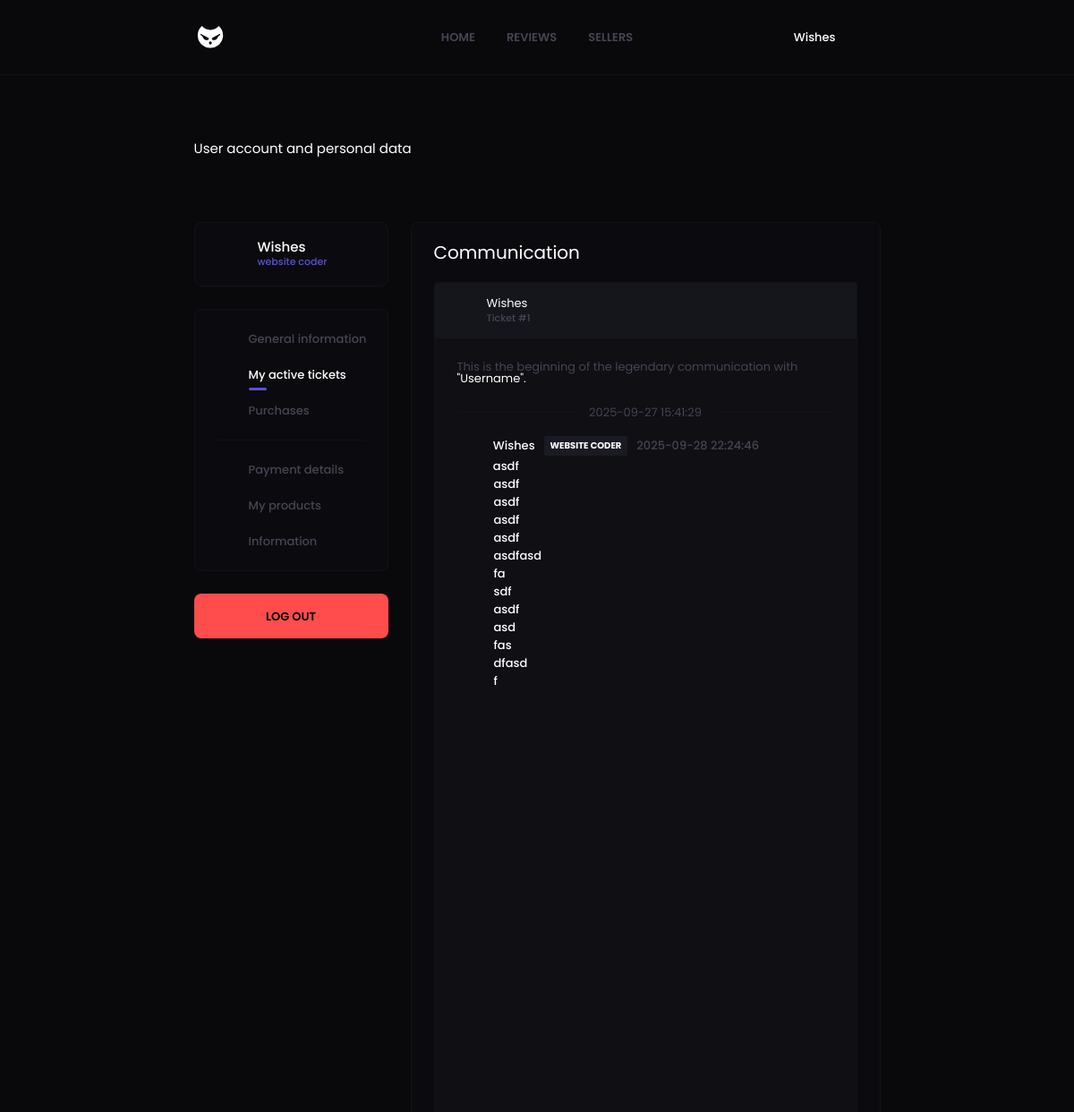
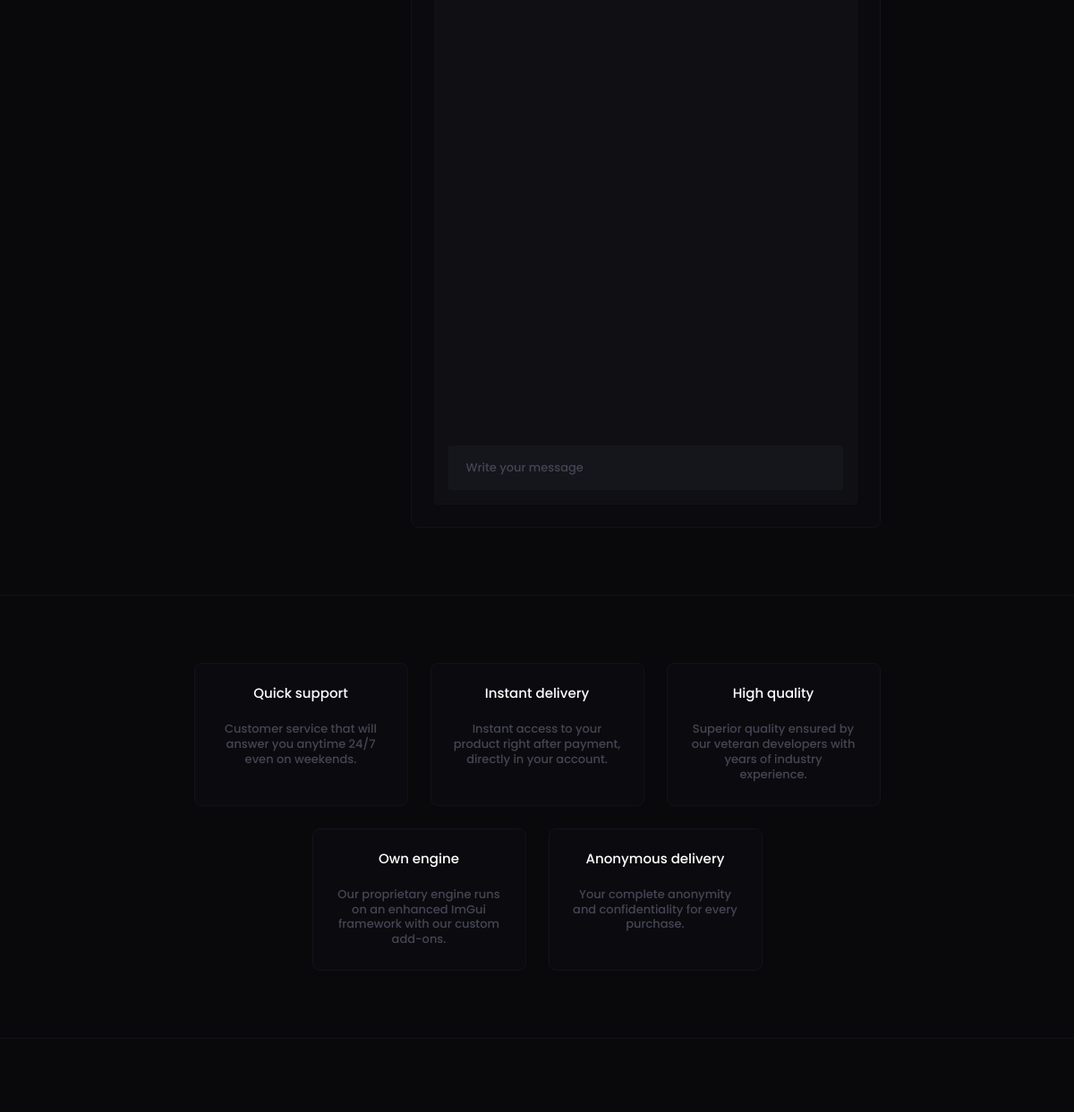
The app's page /profile/ticket/1 (signed in) with its own data (2 pictures, top to bottom).
### backend/database.py (models this page shows)
class User(db.Model):
    __tablename__ = "users"
    id = db.Column(db.Integer, primary_key=True)
    username = db.Column(db.String, unique=True, nullable=False)
    email = db.Column(db.String, nullable=False)
    password = db.Column(db.String, nullable=False)
    status = db.Column(db.String, nullable=False, default="User")
    admin = db.Column(db.Boolean, default=False)
    seller = db.Column(db.Boolean, default=False)
    avatar_filename = db.Column(db.String)
    tg_link = db.Column(db.String)
    ds_link = db.Column(db.String)
    yt_link = db.Column(db.String)
    nowpayments_api_key = db.Column(db.String)
    short_bio = db.Column(db.String)
    full_bio = db.Column(db.Text)
    preview_image1 = db.Column(db.String)
    preview_image2 = db.Column(db.String)
    preview_image3 = db.Column(db.String)
    reg_data = db.Column(db.DateTime, nullable=False, default=db.func.current_timestamp())

class Ticket(db.Model):
    __tablename__ = "tickets"
    id = db.Column(db.Integer, primary_key=True)
    user_id = db.Column(db.Integer, db.ForeignKey('users.id', name='fk_ticket_user_id'))
    seller_id = db.Column(db.Integer, db.ForeignKey('users.id', name='fk_ticket_seller_id'))
    status = db.Column(db.String, nullable=False, default="active")
    pin = db.Column(db.Boolean, default=False)
    created_at = db.Column(db.DateTime, default=db.func.current_timestamp())
    updated_at = db.Column(db.DateTime, default=db.func.current_timestamp(), onupdate=db.func.current_timestamp())

class TicketMessage(db.Model):
    __tablename__ = 'ticket_messages'
    id = db.Column(db.Integer, primary_key=True)
    ticket_id = db.Column(db.Integer, db.ForeignKey('tickets.id', name='fk_ticket_message_ticket_id'))
    user_id = db.Column(db.Integer, db.ForeignKey('users.id', name='fk_ticket_message_user_id'))
    message = db.Column(db.Text, nullable=False)
    is_continue = db.Column(db.Boolean, default=False)
    is_image = db.Column(db.Boolean, default=False)
    created_at = db.Column(db.DateTime, default=db.func.current_timestamp())

### backend/ticket.py (the view)
@app.route("/profile/ticket/<int:ticket_id>", methods=["get"])
def profile_ticket(ticket_id):
    user_id = session.get("user_id")
    if not user_id:
        flash("Please login first")
        return redirect("/login")
    user = User.query.filter_by(id=user_id).first()
    if not user:
        flash("User not found in database")
        return redirect("/login")
    ticket = Ticket.query.filter_by(id=ticket_id).first()
    if not user.admin:
        if not user_id in [ticket.seller_id, ticket.user_id]:
            flash("No access")
            return redirect("/profile/general_information")
    view = "User"
    if user.seller or user.admin:
        view = "Seller"
    ticket_messages = TicketMessage.query.filter_by(ticket_id=ticket_id).all()
    return render_template(f'profile/ticket.html',
                    user_id=user_id,
                    ticket_user_id=ticket.user_id,
                    seller_id=ticket.seller_id,
                    ticket_id=ticket_id,
                    view=view,
                    ticket_messages=ticket_messages,
                    created_at=Ticket.query.filter_by(id=ticket_id).first().created_at)

### templates/profile/ticket.html (shortened to what this page needs)
{% extends "profile_base.html" %}
{% block active_tickets_tab %}active{% endblock %}
{% block menu %}
    <span class="title">Communication</span>
    <div class="chat__container">
        <div class="chat__header">
            <div class="ticket__button__wrapped__content">
                <div class="ticket__avatar__container">
                </div>
                <div style="display: flex; flex-direction: column; align-items: flex-start;">
                    {% if view == "User" %}
                    <span class="title" style="font-size: 13px;">{{ get_user(seller_id).username }}</span>
                    {% else %}
                    <span class="title" style="font-size: 13px;">{{ get_user(ticket_user_id).username }}</span>
                    {% endif %}
                    <span class="description" style="font-size: 11px;">Ticket #{{ ticket_id }}</span>
                </div>
            </div>
        </div>
        <div class="chat__messages">
            <span style="color: var(--text); font-size: 13px; font-weight: 400;">This is the beginning of the legendary communication with
                <span style="color: var(--white);">"Username".</span></span>
            <div style="display: flex; align-items: center; gap: 15px; width: 100%;">
                <div style="width: 100%; height: 1px; background-color: var(--border);"></div>
                <span style="white-space: nowrap; color: var(--text); font-size: 13px; font-weight: 400;">{{ created_at }}</span>
                <div style="width: 100%; height: 1px; background-color: var(--border);"></div>
            </div>
            {% for ticket_message in ticket_messages %}
                {% if ticket_message.is_continue %}
                    <div class="ticket__message__container continue">
                        <div class="ticket__message__content">
                            {% if ticket_message.is_image %}
                                <img class="message_media" src="{{ url_for('static', filename='/uploads/') }}{{ ticket_message.message }}" onerror="this.style.display='none'">
                            {% else %}
                                <span>{{ ticket_message.message }}</span>
                            {% endif %}
                        </div>
                    </div>
                {% else %}
                <div class="ticket__message__container">
                    <div class="ticket__avatar__container">
                    </div>
                    <div class="ticket__message__content">
                        <div class="ticket__message__content__header">
                            <span class="title">{{ get_user(ticket_message.user_id).username }}</span>
                            <span class="status">{{ get_user(ticket_message.user_id).status }}</span>
                            <span class="description">{{ ticket_message.created_at }}</span>
                        </div>
                            {% if ticket_message.is_image %}
                                <img class="message_media" src="{{ url_for('static', filename='/uploads/') }}{{ ticket_message.message }}" onerror="this.style.display='none'">
                            {% else %}
                                <span>{{ ticket_message.message }}</span>
                            {% endif %}
                    </div>
                </div>
                {% endif %}
            {% endfor %}
        </div>
        <div class="chat__input">
            <div class="chat__input__container">
                <form id="messageForm">
                    <input type="text" name="message_text" placeholder="Write your message">
                </form>
                <button onclick="document.getElementById('ticket__send__image__input').click()">
                </button>
            </div>
        </div>
    </div>
{% endblock %}

### templates/profile_base.html (shortened to what this page needs)
{% extends "base.html" %}
{% block html %}
    <link rel="stylesheet" href="{{ dated_url_for('static', filename='css/profile_base.css') }}">
    <link rel="stylesheet" href="{{ dated_url_for('static', filename='css/profile_inner.css') }}">
{% endblock %}
{% block body %}
    <div class="profile__container">
        <div class="profile__content">
            <span class="title">User account and personal data</span>
            <div class="profile__content__inner">
                <div class="profile__preview__and__tabs">
                    <div class="profile__preview">
                        <div class="profile__avatar__container">
                        </div>
                        <span class="title">
                            {{ get_user(user_id).username }}
                            <span class="description">{{ get_user(user_id).status }}</span>
                        </span>
                    </div>
                    <div class="profile__tabs">
                        <button href="/profile/general_information" class="redirect-button profile__tab__button {% block general_information_tab %}{% endblock %}" data-icon="user-pen">
                            <span class="title">General information</span>
                        </button>
                        <button href="/profile/active_tickets" class="redirect-button profile__tab__button {% block active_tickets_tab %}{% endblock %}" data-icon="ticket-alt">
                            <span class="title">My active tickets</span>
                        </button>
                        <button href="/profile/purchases" class="redirect-button profile__tab__button {% block purchases_tab %}{% endblock %}" data-icon="cart-shopping-fast">
                            <span class="title">Purchases</span>
                        </button>
                        {% if get_user(user_id).seller or get_user(user_id).admin %}
                            <div style="margin-left: 25px; width: calc(100% - 50px);" class="seperator"></div>
                            <button href="/profile/payment_details" class="redirect-button profile__tab__button {% block payment_details_tab %}{% endblock %}" data-icon="credit-card">
                                <span class="title">Payment details</span>
                            </button>
                            <button href="/profile/my_products" class="redirect-button profile__tab__button {% block my_products_tab %}{% endblock %}" data-icon="clock-three">
                                <span class="title">My products</span>
                            </button>
                            <button href="/profile/information" class="redirect-button profile__tab__button {% block information_tab %}{% endblock %}" data-icon="interrogation">
                                <span class="title">Information</span>
                            </button>
                        {% endif %}
                    </div>
                    <button class="log__out__button redirect-button" href="/logout">Log out</button>
                </div>
                <div class="profile__menu" id="profile__menu">
                    <div class="profile__inner__content">
                    {% block menu %}
                    {% endblock %}
                    </div>
                </div>
            </div>
        </div>
    </div>
{% endblock %}

### templates/base.html (shortened to what this page needs)
<!DOCTYPE html>
<html lang="en">
<head>
    <link rel="stylesheet" href="{{ dated_url_for('static', filename='css/style.css') }}">
    {% block html %}
    {% endblock %}
</head>
<body data-version="{{ html_version }}">
    <div class="root">
        <div class="titlebar__container" id="titlebar__container">
            <div class="titlebar__content">
                <div class="titlebar__item" style="justify-content: left;">
                    <button href="/" onclick="scrollToElement('page__container')" class="titlebar__site__button">
                        <img src="{{ url_for('static', filename='svg/logo.svg') }}" onerror="this.style.display='none'">
                    </button>
                </div>
                <div class="titlebar__item" style="justify-content: center;">
                    <button href="/" onclick="scrollToElement('page__container')" class="titlebar__button">
                        Home
                    </button>
                    <button href="/" onclick="scrollToElement('reviews__container')" class="titlebar__button">
                        Reviews
                    </button>
                    <button href="/" onclick="scrollToElement('sellers__container')" class="titlebar__button">
                        Sellers
                    </button>
                </div>
                <div class="titlebar__item" style="justify-content: right;">
                    {% if user_id %}
                    <button href="/profile/general_information" class="redirect-button titlebar__profile__button">
                        <span id="username">{{ get_user(user_id).username }}</span>
                        <div class="avatar__container">
                        </div>
                    </button>
                    {% endif %}
                </div>
            </div>
        </div>
        {% block body %}
        {% endblock %}
        <div class="guarantee__container">
            <div class="guarantee__content">
                <div class="guarantee__item">
                    <span class="title">Quick support</span>
                    <span class="description">Customer service that will answer you anytime 24/7 even on weekends.</span>
                </div>
                <div class="guarantee__item">
                    <span class="title">Instant delivery</span>
                    <span class="description">Instant access to your product right after payment, directly in your account.</span>
                </div>
                <div class="guarantee__item">
                    <span class="title">High quality</span>
                    <span class="description">Superior quality ensured by our veteran developers with years of industry experience.</span>
                </div>
                <div class="guarantee__item">
                    <span class="title">Own engine</span>
                    <span class="description">Our proprietary engine runs on an enhanced ImGui framework with our custom add-ons.</span>
                </div>
                <div class="guarantee__item">
                    <span class="title">Anonymous delivery</span>
                    <span class="description">Your complete anonymity and confidentiality for every purchase.</span>
                </div>
            </div>
        </div>
        <div class="footer__container">
            <div class="footer__content">
                <div class="footer__item left" style="justify-content: left;">
                </div>
                <div class="footer__item center" style="justify-content: center;">
                </div>
                <div class="footer__item right" style="justify-content: right; gap: 35px;">
                    <button onclick="window.open('https://www.youtube.com/@uixOwl', '_blank')" class="contact-button youtube"></button>
                    <button onclick="window.open('https://t.me/+mYN_FHnwaEQwYTEy', '_blank')" class="contact-button telegram"></button>
                    <button onclick="window.open('https://discord.gg/TJ2h6ZFM', '_blank')" class="contact-button discord"></button>
                </div>
            </div>
        </div>
    </div>
</body>
</html>

### records on screen
User: username "Wishes", status "website coder", status "WEBSITE CODER"
Ticket: created_at "2025-09-27 15:41:29"
TicketMessage: created_at "2025-09-28 22:24:46", message "asdf"
TicketMessage: message "asdf"
TicketMessage: message "asdf"
TicketMessage: message "asdf"
TicketMessage: message "asdf"
TicketMessage: message "asdfasd"
TicketMessage: message "fa"
TicketMessage: message "sdf"
TicketMessage: message "asdf"
TicketMessage: message "asd"
TicketMessage: message "fas"
TicketMessage: message "dfasd"
TicketMessage: message "f"

### other values on screen
{{ ticket_id }} "1"
